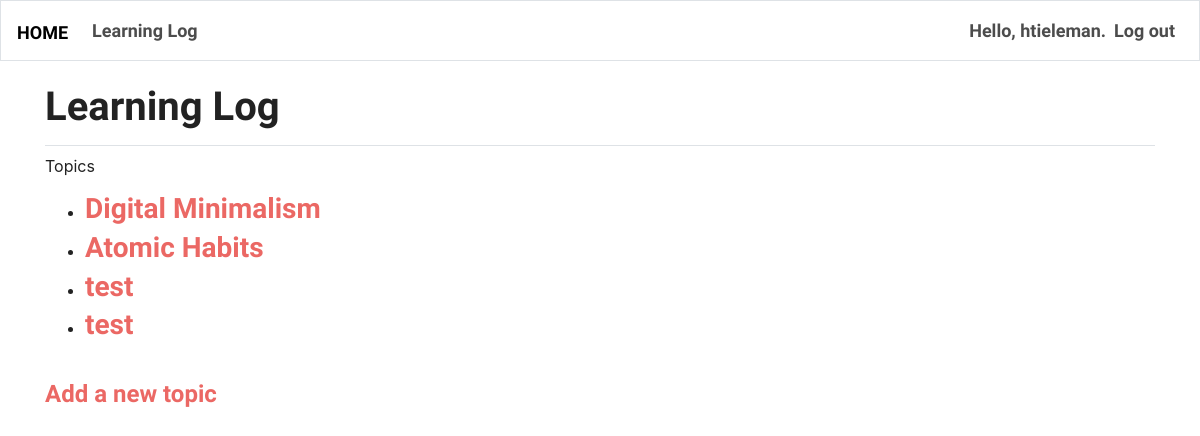
The app's page /topics/ (signed in), older data.
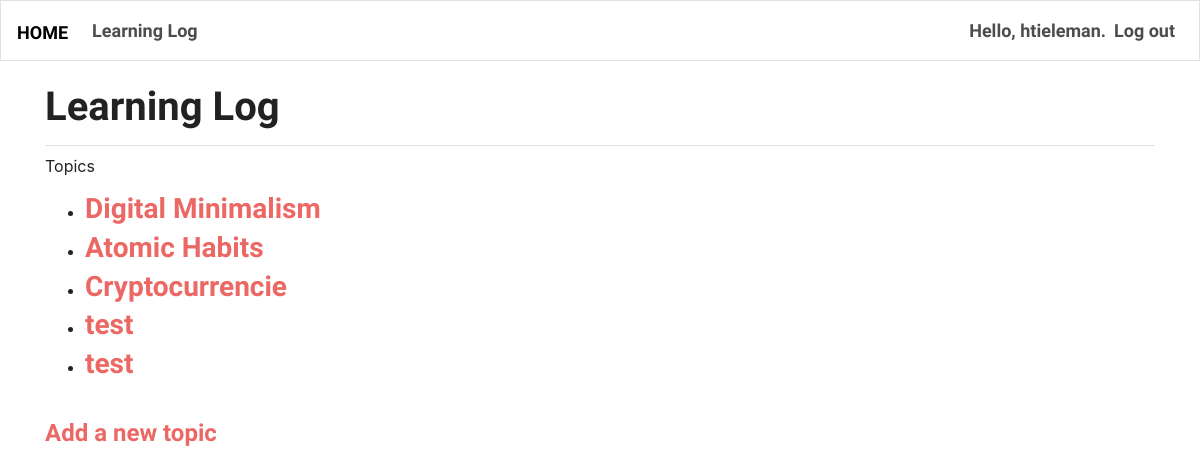
The same page, newer data.
### learning_logs/models.py (models this page shows)
class Topic(models.Model):
    text = models.CharField(max_length=200)
    date_added = models.DateTimeField(auto_now_add=True)
    owner = models.ForeignKey(User, on_delete=models.CASCADE)
    public = models.BooleanField(default=False)
    def __str__(self):
        return self.text

### learning_logs/views.py (the view)
# urls.py: path('topics/', views.topics, name='topics'),
def topics(request):
    public_topics = Topic.objects.filter(public=True).order_by('date_added')
    if request.user.is_authenticated:
        private_topics = Topic.objects.filter(owner=request.user).order_by('date_added')
        topics = public_topics | private_topics
    else:
        topics = public_topics
    context = {'topics': topics}
    return render(request, 'learning_logs/topics.html', context)

### learning_logs/templates/learning_logs/topics.html
{% extends "learning_logs/base.html" %}
{% block page_header %}
  <h1>Learning Log</h1>
{% endblock page_header %}
{% block content %}
  <p>Topics</p>
  <ul>
    {% for topic in topics %}
      <li><h3>
        <a href="{% url 'learning_logs:topic' topic.id %}">{{ topic }}</a>
      </h3></li>
    {% empty %}
      <li><h3>No topics have been added yet.</h3></li>
    {% endfor %}
  </ul>
  <br>
  <h4><a href="{% url 'learning_logs:new_topic' %}">Add a new topic</a></h4>
{% endblock content %}

### learning_logs/templates/learning_logs/base.html (shortened to what this page needs)
{% load bootstrap4 %}
<!doctype html>
<html lang="en">
<head>
  {% bootstrap_css %}
  <link rel="stylesheet" type="text/css" href="https://bootswatch.com/4/journal/bootstrap.css">
</head>
<body>
  <nav class="navbar navbar-expand-md navbar-light bg-light mb-4 border">
    <a class="navbar-brand" href="{% url 'learning_logs:index'%}">
      Home</a>
    <div class="collapse navbar-collapse" id="navbarCollapse">
      <ul class="navbar-nav mr-auto">
        <li class="nav-item">
          <a class="nav-link" href="{% url 'learning_logs:topics'%}">
            Learning Log</a></li>
      </ul>
      <ul class="navbar-nav ml-auto">
        {% if user.is_authenticated %}
          <li class="nav-item">
            <span class="navbar-text">Hello, {{ user.username }}.</span>
          </li>
          <li class="nav-item">
            <a class="nav-link" href="{% url 'users:logout' %}">Log out</a>
          </li>
        {% else %}
          <li class="nav-item">
            <a class="nav-link" href="{% url 'users:register' %}">Register</a>
          </li>
          <li class="nav-item">
            <a class="nav-link" href="{% url 'users:login' %}">Log in</a></li>
        {% endif %}
      </ul>
    </div>
  </nav>
  <main role="main" class="container">
    <div class="pb-2 mb-2 border-bottom">
      {% block page_header %}{% endblock page_header %}
    </div>
    <div>
      {% block content %}{% endblock content %}
    </div>
  </main>
</body>
</html>

Row changes from the older to the newer data that the page shows:
added Topic: text "Cryptocurrencie"
